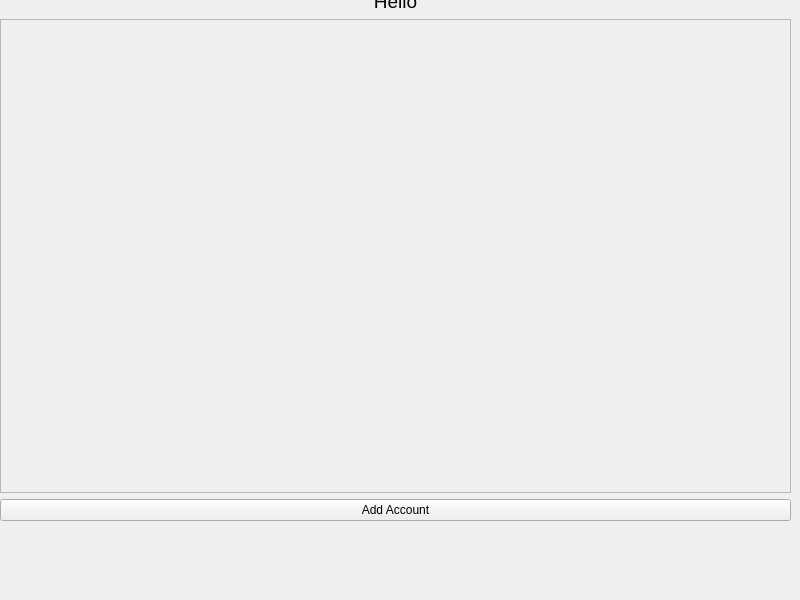
<?xml version="1.0" encoding="UTF-8"?>
<ui version="4.0">
 <class>Form</class>
 <widget class="QWidget" name="Form">
  <property name="geometry">
   <rect>
    <x>0</x>
    <y>0</y>
    <width>800</width>
    <height>600</height>
   </rect>
  </property>
  <property name="windowTitle">
   <string>Form</string>
  </property>
  <widget class="QWidget" name="gridLayoutWidget">
   <property name="geometry">
    <rect>
     <x>0</x>
     <y>-10</y>
     <width>791</width>
     <height>531</height>
    </rect>
   </property>
   <layout class="QGridLayout" name="container">
    <item row="1" column="0">
     <widget class="QLabel" name="welcome">
      <property name="font">
       <font>
        <pointsize>14</pointsize>
       </font>
      </property>
      <property name="text">
       <string>Hello</string>
      </property>
      <property name="alignment">
       <set>Qt::AlignCenter</set>
      </property>
     </widget>
    </item>
    <item row="2" column="0">
     <widget class="QScrollArea" name="passwordHolder">
      <property name="widgetResizable">
       <bool>true</bool>
      </property>
      <widget class="QWidget" name="scrollAreaWidgetContents">
       <property name="geometry">
        <rect>
         <x>0</x>
         <y>0</y>
         <width>787</width>
         <height>466</height>
        </rect>
       </property>
      </widget>
     </widget>
    </item>
    <item row="3" column="0">
     <widget class="QPushButton" name="addButton">
      <property name="text">
       <string>Add Account</string>
      </property>
     </widget>
    </item>
   </layout>
  </widget>
 </widget>
 <resources/>
 <connections/>
</ui>
